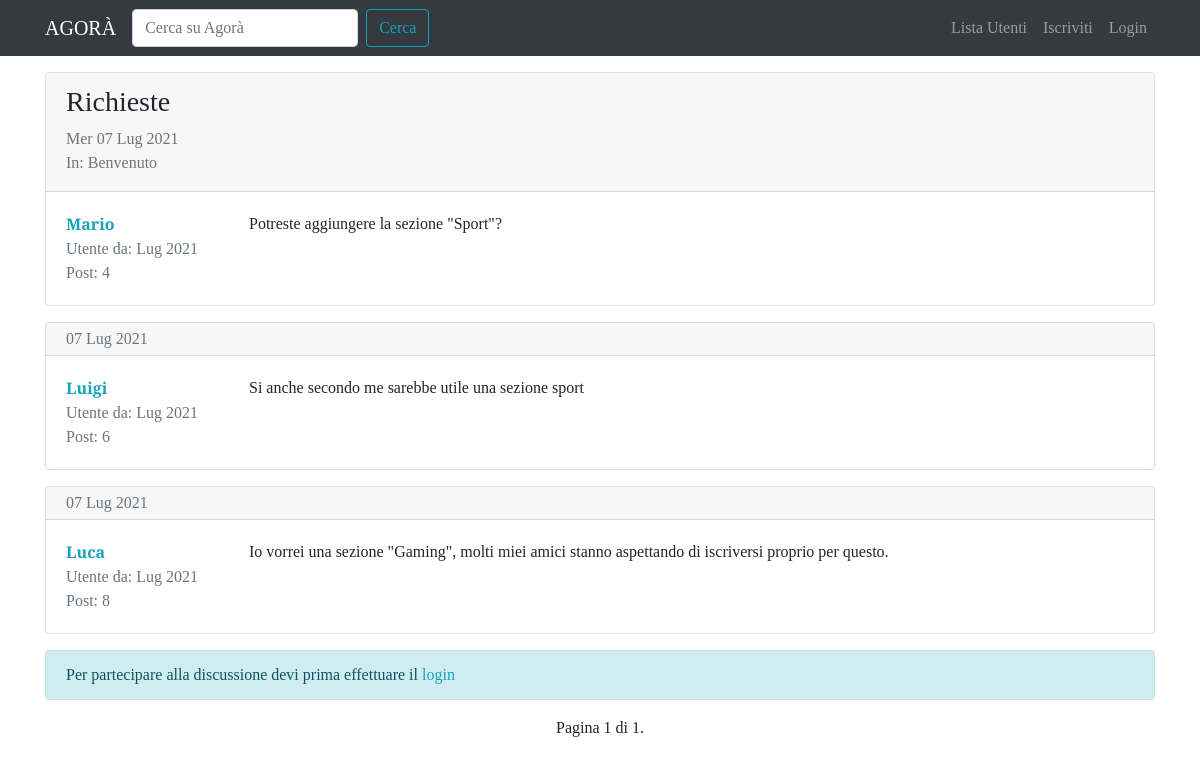
The page /forum/discussion/17/ on the database its author committed.
### forum/models.py (models this page shows, shortened)
class BaseModel(models.Model):
    objects = models.Manager()
    class Meta:
        abstract = True

class Discussion(BaseModel):
    title = models.CharField(max_length=120)
    creation_date = models.DateTimeField(auto_now_add=True)
    discussion_author = models.ForeignKey(User, on_delete=models.CASCADE, related_name='discussions')
    discussion_section = models.ForeignKey(Section, on_delete=models.CASCADE)
    class Meta:
        verbose_name = 'Discussione'
        verbose_name_plural = 'Discussioni'
        ordering = ['creation_date']

class Post(BaseModel):
    post_author = models.ForeignKey(User, on_delete=models.CASCADE, related_name='posts')
    content = models.TextField()
    creation_date = models.DateTimeField(auto_now_add=True)
    post_discussion = models.ForeignKey(Discussion, on_delete=models.CASCADE)
    class Meta:
        verbose_name = 'Post'
        verbose_name_plural = 'Post'
        ordering = ['creation_date']

class Section(BaseModel):
    name = models.CharField(max_length=80)
    description = models.CharField(max_length=150, blank=True, null=True)
    logo = models.ImageField(blank=True, null=True, default='image_empty.png')
    def __str__(self):
        return self.name
    class Meta:
        verbose_name = 'Sezione'
        verbose_name_plural = 'Sezioni'
        ordering = ['name']

### forum/views.py (the view)
# urls.py: path('discussion/<int:pk>/', views.discussion_view, name='discussion_view'),
def discussion_view(request, pk):
    discussion = get_object_or_404(Discussion, pk=pk)
    discussion_posts = Post.objects.filter(post_discussion=discussion)
    reply_form = PostModelForm()
    paginator = Paginator(discussion_posts, 5)
    page_number = request.GET.get('page')
    page_obj = paginator.get_page(page_number)
    context = {
        'discussion': discussion,
        'reply_form': reply_form,
        'page_obj': page_obj
    }
    return render(request, 'forum/discussion_it.html', context)

### forum/forms.py
class PostModelForm(forms.ModelForm):
    class Meta:
        model = Post
        fields = ['content']
        widgets = {
            'content': forms.Textarea(attrs={'placeholder': 'Rispondi...', 'rows': 5, 'id': 'content', 'onkeyup': 'reply()'})
        }
        labels = {
            'content': False
        }

### forum/templates/forum/discussion_it.html (shortened to what this page needs)
{% extends 'base.html' %}
{% load crispy_forms_tags %}
{% block content %}
  {% for post in page_obj %}
    <div class="card my-3">
      {% if not page_obj.has_previous and forloop.first %}
        <div class="card-header pb-0">
          <h3>{{ discussion.title }}</h3>
          <p class="text-muted">{{ discussion.creation_date|date:'D d M Y' }}
          <br>In: {{ discussion.discussion_section }}</p>
        </div>
      {% else %}
        <div class="card-header py-1">
          <p class="text-muted mb-0">{{ post.creation_date|date:'d M Y' }}
          </p>
        </div>
      {% endif %}
      <div class="card-body">
        <div class="row">
          <div class="col-lg-2 col-12">
            <p class="mb-0"><a href="{% url 'user_profile' username=post.post_author.username %}"><strong>{{ post.post_author }}</strong></a></p>
            <p class="text-muted mb-0">Utente da: {{ post.post_author.date_joined|date:'M Y' }}</p>
            <p class="text-muted mb-0">Post: {{ post.post_author.posts.count }}</p>
          </div>
          <div class="col-lg-10 col-12">
            <p class="my-0">{{ post.content|linebreaks }}</p>
          </div>
        </div>
      </div>
    </div>
  {% endfor %}
  {% if request.user.is_authenticated %}
    {% include 'forum/reply_it.html' %}
  {% else %}
    <div class="alert alert-info" role="alert">
      Per partecipare alla discussione devi prima effettuare il <a href="{% url 'login' %}?next={{ request.get_full_path }}">login</a>
    </div>
  {% endif %}
  <div class="text-center">
      <span class="step-links">
          <span class="current">
              Pagina {{ page_obj.number }} di {{ page_obj.paginator.num_pages }}.
          </span>
      </span>
  </div>
{% endblock %}

### static-storage/css/agora.css (style rules this page uses)
body { font-family: 'Slabo 27px', serif; }
a, a:hover { color: #17a2b8; }

### rows shown on the page
Post: post_author "Mario", post_author.date_joined "Lug 2021", post_author.posts.count "4", content "Potreste aggiungere la sezione \"Sport\"?"
Discussion: title "Richieste", creation_date "Mer 07 Lug 2021", discussion_section "Benvenuto"
Post: creation_date "07 Lug 2021", post_author "Luigi", post_author.date_joined "Lug 2021", post_author.posts.count "6", content "Si anche secondo me sarebbe utile una sezione sport"
Post: creation_date "07 Lug 2021", post_author "Luca", post_author.date_joined "Lug 2021", post_author.posts.count "8", content "Io vorrei una sezione \"Gaming\", molti miei amici stanno aspettando di iscriversi proprio per questo."

### other values the page prints
{{ page_obj.number }} "1"
{{ page_obj.paginator.num_pages }} "1"
